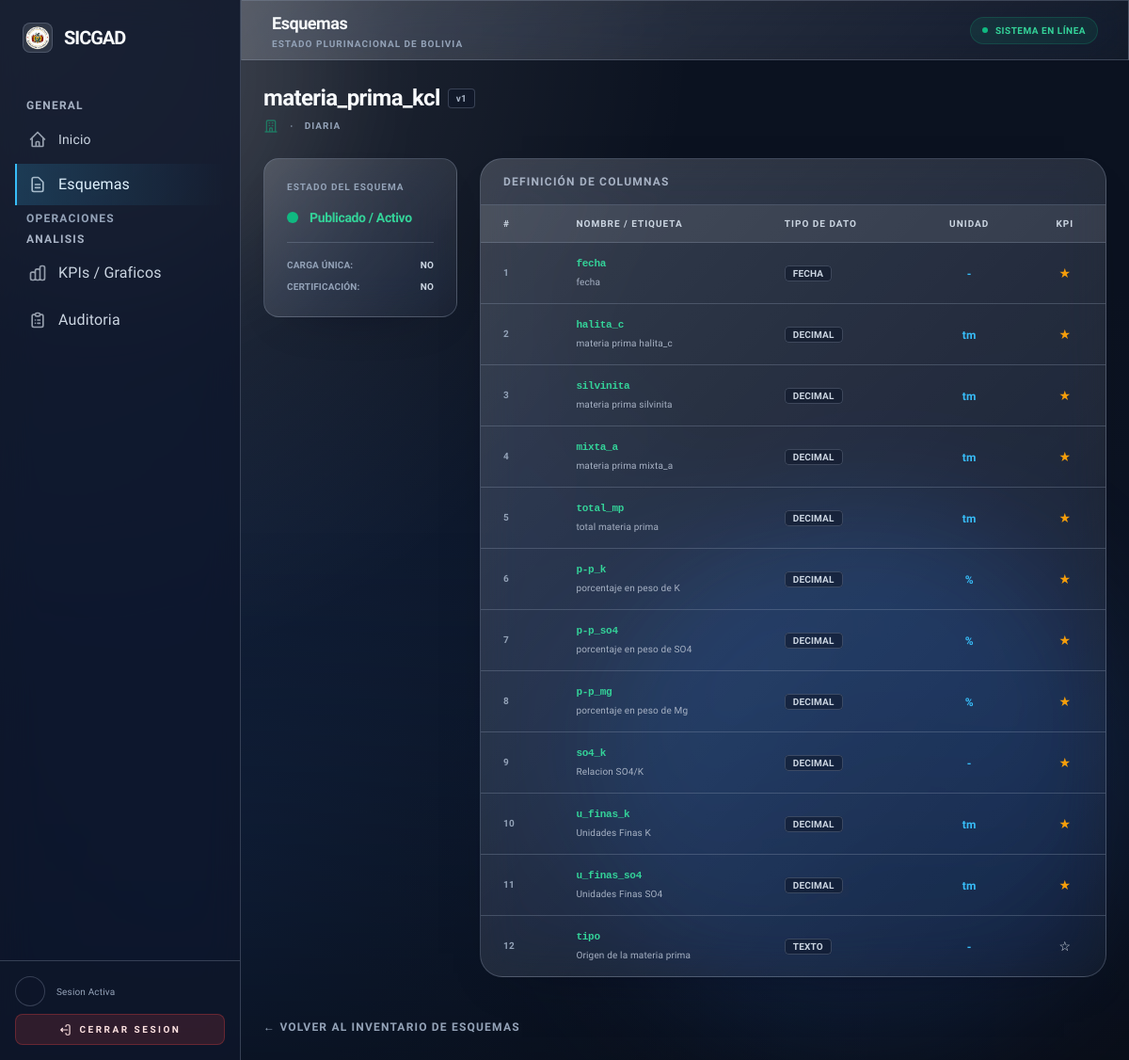
Page /schemas/kcl-materia_prima_kcl-v1/ on the committed database.
### schemas/models.py (models this page shows, shortened)
class DatasetType(models.Model):
    DAILY = "DAILY"
    WEEKLY = "WEEKLY"
    MONTHLY = "MONTHLY"
    FLEXIBLE = "FLEXIBLE"
    VALIDATION_FREQUENCY_CHOICES = [
        (DAILY, "Diaria"),
        (WEEKLY, "Semanal"),
        (MONTHLY, "Mensual"),
        (FLEXIBLE, "No definida (proyecciones)"),
    ]
    STATUS_DRAFT = "DRAFT"
    STATUS_PENDING = "PENDING"
    STATUS_APPROVED = "APPROVED"
    STATUS_REJECTED = "REJECTED"
    STATUS_CHOICES = [
        (STATUS_DRAFT, "Borrador"),
        (STATUS_PENDING, "Pendiente aprobación"),
        (STATUS_APPROVED, "Aprobado"),
        (STATUS_REJECTED, "Rechazado"),
    ]
    entity = models.ForeignKey(
        Entity,
        on_delete=models.CASCADE,
        related_name="dataset_types",
    )
    source_dataset = models.ForeignKey(
        "self",
        on_delete=models.SET_NULL,
        null=True,
        blank=True,
        related_name="derived_certifications",
        help_text="Dataset base diario utilizado para consolidaciones de certificación.",
    )
    name = models.CharField(
        max_length=255,
        help_text="Nombre del dataset, por ejemplo 'Producción diaria PICP'.",
    )
    version = models.PositiveIntegerField(default=1)
    validation_frequency = models.CharField(
        max_length=20,
        choices=VALIDATION_FREQUENCY_CHOICES,
        default=DAILY,
        help_text="Define si este dataset se valida a diario, semanal o como consolidado mensual.",
    )
    is_certification = models.BooleanField(
        default=False,
        help_text="Indica si este esquema es para certificación mensual creada por Administración.",
    )
    is_active = models.BooleanField(
        default=True,
        help_text="Solo un esquema por familia (planta/proyecto + nombre) deberia estar activo a la vez.",
    )
    is_one_time = models.BooleanField(
        default=False,
        help_text="Si esta activo, este esquema solo puede cargarse una vez.",
    )
    status = models.CharField(
        max_length=20,
        choices=STATUS_CHOICES,
        default=STATUS_DRAFT,
        help_text="Estado de aprobación del esquema.",
    )
    status_comment = models.TextField(
        blank=True,
        help_text="Comentario de la última decisión de aprobación/rechazo.",
    )
    created_at = models.DateTimeField(auto_now_add=True)
    updated_at = models.DateTimeField(auto_now=True)
    last_consolidated_period = models.DateField(
        null=True,
        blank=True,
        help_text="Último periodo (último día del mes) consolidado automáticamente para certificación.",
    )
    class Meta:
        ordering = ["entity__name", "name", "-version"]
        constraints = [
            models.UniqueConstraint(
                fields=["entity", "name", "version"],
                name="uniq_datasettype_entity_name_version",
            ),
        ]
    slug = models.SlugField(
        max_length=255,
        unique=True,
        blank=True,
        help_text="Slug legible para URLs, basado en planta, nombre y versión.",
    )

class ColumnDef(models.Model):
    DATA_TYPE_CHOICES = [
        ("INTEGER", "Entero"),
        ("FLOAT", "Decimal"),
        ("STRING", "Texto"),
        ("DATE", "Fecha"),
        ("BOOLEAN", "Booleano"),
        ("CHOICE", "Categórico"),
    ]
    AXIS_ROLE_CHOICES = [
        ("NONE", "Ninguno"),
        ("X", "Eje X"),
        ("Y", "Eje Y"),
        ("SERIES", "Serie"),
        ("FILTER", "Filtro"),
    ]
    DEFAULT_AGG_CHOICES = [
        ("SUM", "Suma"),
        ("AVG", "Promedio"),
        ("MAX", "Máximo"),
        ("MIN", "Mínimo"),
        ("COUNT", "Conteo"),
        ("NONE", "Sin agregación"),
    ]
    dataset_type = models.ForeignKey(
        DatasetType,
        on_delete=models.CASCADE,
        related_name="columns",
    )
    name = models.CharField(
        max_length=100,
        help_text="Nombre interno del campo (sin espacios). También se usa como encabezado en plantillas y archivos.",
    )
    label = models.CharField(
        max_length=255,
        help_text="Descripción legible para usuarios (explica qué es la columna y qué datos espera).",
    )
    data_type = models.CharField(
        max_length=20,
        choices=DATA_TYPE_CHOICES,
        default="FLOAT",
    )
    required = models.BooleanField(default=False)
    min_value = models.FloatField(null=True, blank=True)
    max_value = models.FloatField(null=True, blank=True)
    regex = models.CharField(
        max_length=255,
        blank=True,
        help_text="Expresión regular opcional para validar texto.",
    )
    choices_raw = models.TextField(
        blank=True,
        help_text="Lista de opciones para campos categóricos, una por línea.",
    )
    unit = models.CharField(
        max_length=50,
        blank=True,
        help_text="Unidad para KPIs y gráficos (t/día, m3, kWh, %...).",
    )
    axis_role = models.CharField(
        max_length=10,
        choices=AXIS_ROLE_CHOICES,
        default="NONE",
        help_text="Rol principal en gráficos (eje X, Y, serie o filtro).",
    )
    default_agg = models.CharField(
        max_length=10,
        choices=DEFAULT_AGG_CHOICES,
        default="SUM",
        help_text="Tipo de agregación por defecto para KPIs.",
    )
    is_primary_kpi = models.BooleanField(
        default=False,
        help_text="Indica si el campo es un KPI principal que debería aparecer por defecto.",
    )
    display_order = models.PositiveIntegerField(
        default=0,
        help_text="Orden sugerido para mostrar en tablas y formularios.",
    )
    is_active = models.BooleanField(
        default=True,
        help_text="Permite desactivar una columna sin borrar el historial.",
    )
    created_at = models.DateTimeField(auto_now_add=True)
    updated_at = models.DateTimeField(auto_now=True)
    class Meta:
        ordering = ["dataset_type", "display_order", "name"]
        unique_together = ("dataset_type", "name")

### schemas/views.py (the view)
# urls.py: path("<slug:slug>/", views.schema_detail, name="schema_detail"),
def schema_detail(request, slug):
    dataset = _get_dataset_by_slug_or_pk(slug)
    columns = dataset.columns.order_by("display_order", "name")
    user = request.user
    is_admin = _is_admin_user(user)
    can_edit_schemas = False
    if user.is_authenticated and not is_admin:
        is_loader = Membership.objects.filter(user=user, role="LOADER", is_active=True).exists()
        if is_loader:
            can_edit_schemas = True
    return render(
        request,
        "schemas/schema_detail.html",
        {
            "dataset": dataset,
            "columns": columns,
            "can_edit_schemas": can_edit_schemas,
            "is_admin": is_admin,
        },
    )

### templates/schemas/schema_detail.html (shortened to what this page needs)
{% extends "base.html" %}
{% block content %}
<div class="space-y-6 fade-in">
    <div class="flex flex-col md:flex-row md:items-center justify-between gap-4 mb-2">
        <div>
            <div class="flex items-center gap-2 mb-1">
                <h2 class="text-2xl font-header font-bold text-white tracking-tight">{{ dataset.name }}</h2>
                <span class="px-2 py-0.5 rounded bg-slate-800 text-[10px] font-black text-slate-400 border border-white/5">v{{ dataset.version }}</span>
            </div>
            <p class="text-slate-500 text-sm flex items-center gap-2">
                <svg class="w-4 h-4 text-emerald-500/50" fill="none" stroke="currentColor" viewBox="0 0 24 24"><path stroke-linecap="round" stroke-linejoin="round" stroke-width="2" d="M19 21V5a2 2 0 00-2-2H7a2 2 0 00-2 2v16m14 0h2m-2 0h-5m-9 0H3m2 0h5M9 7h1m-1 4h1m4-4h1m-1 4h1m-5 10v-5a1 1 0 011-1h2a1 1 0 011 1v5m-4 0h4"></path></svg>
                <span class="mx-1">·</span>
                <span class="uppercase tracking-widest text-[10px] font-bold">{{ dataset.get_validation_frequency_display }}</span>
            </p>
        </div>
    </div>
    <div class="grid lg:grid-cols-4 gap-6">
        <div class="lg:col-span-1 space-y-4">
            <div class="glass-card rounded-2xl p-6 border-white/5 space-y-4">
                <h3 class="text-[10px] font-black text-slate-500 uppercase tracking-widest">Estado del Esquema</h3>
                <div class="flex items-center gap-3">
                    {% if dataset.status == 'APPROVED' %}
                        <div class="w-3 h-3 rounded-full bg-emerald-500 glow-emerald"></div>
                        <span class="text-sm font-bold text-emerald-400 tracking-tight">Publicado / Activo</span>
                    {% elif dataset.status == 'PENDING' %}
                        <div class="w-3 h-3 rounded-full bg-amber-500 glow-amber"></div>
                        <span class="text-sm font-bold text-amber-500 tracking-tight">Pendiente de Aprobación</span>
                    {% else %}
                        <div class="w-3 h-3 rounded-full bg-slate-600"></div>
                        <span class="text-sm font-bold text-slate-400 tracking-tight">Borrador / Edición</span>
                    {% endif %}
                </div>
                <div class="pt-4 border-t border-white/5 space-y-2">
                    <div class="flex justify-between text-[10px] uppercase font-bold text-slate-500">
                        <span>Carga Única:</span>
                        <span class="text-slate-300">{% if dataset.is_one_time %}SÍ{% else %}NO{% endif %}</span>
                    </div>
                    <div class="flex justify-between text-[10px] uppercase font-bold text-slate-500">
                        <span>Certificación:</span>
                        <span class="text-slate-300">{% if dataset.is_certification %}SÍ{% else %}NO{% endif %}</span>
                    </div>
                </div>
            </div>
        </div>
        <div class="lg:col-span-3">
            <div class="glass-card rounded-3xl overflow-hidden border-white/5">
                <div class="px-6 py-4 border-b border-white/5">
                    <h3 class="text-xs font-bold text-slate-400 uppercase tracking-widest">Definición de Columnas</h3>
                </div>
                <div class="overflow-x-auto">
                    <table class="w-full text-left border-collapse">
                        <thead>
                            <tr class="bg-white/[0.02] text-[10px] font-black text-slate-600 uppercase tracking-widest">
                                <th class="px-6 py-3">#</th>
                                <th class="px-6 py-3">Nombre / Etiqueta</th>
                                <th class="px-6 py-3">Tipo de Dato</th>
                                <th class="px-6 py-3 text-center">Unidad</th>
                                <th class="px-6 py-3 text-center">KPI</th>
                            </tr>
                        </thead>
                        <tbody class="text-sm">
                            {% for col in columns %}
                            <tr class="border-t border-white/5 hover:bg-white/[0.01] transition-colors group">
                                <td class="px-6 py-3 text-[10px] font-bold text-slate-500">{{ col.display_order }}</td>
                                <td class="px-6 py-3">
                                    <div class="flex flex-col">
                                        <span class="font-mono text-[11px] text-emerald-400 font-bold tracking-tight">{{ col.name }}</span>
                                        <span class="text-slate-400 text-[10px] font-medium">{{ col.label }}</span>
                                    </div>
                                </td>
                                <td class="px-6 py-3">
                                    <span class="text-[10px] font-bold text-slate-300 uppercase px-2 py-0.5 rounded bg-slate-800 border border-white/5">{{ col.get_data_type_display }}</span>
                                </td>
                                <td class="px-6 py-3 text-center">
                                    <span class="text-xs font-bold text-sky-400">{{ col.unit|default:"-" }}</span>
                                </td>
                                <td class="px-6 py-3 text-center">
                                    {% if col.is_primary_kpi %}
                                        <span class="text-amber-500">★</span>
                                    {% else %}
                                        <span class="text-slate-700">☆</span>
                                    {% endif %}
                                </td>
                            </tr>
                            {% empty %}
                            <tr>
                                <td colspan="5" class="px-6 py-12 text-center italic text-slate-600">Este esquema aún no tiene columnas definidas.</td>
                            </tr>
                            {% endfor %}
                        </tbody>
                    </table>
                </div>
            </div>
        </div>
    </div>
    <div class="pt-4">
        <a href="{% url 'schemas:schema_list' %}" class="text-xs font-bold text-slate-500 hover:text-emerald-400 uppercase tracking-widest transition-colors">
            ← Volver al inventario de esquemas
        </a>
    </div>
</div>
{% endblock %}

### rows in the picture
DatasetType: name "materia_prima_kcl", version "1", validation_frequency "DIARIA"
ColumnDef: display_order "1", name "fecha", label "fecha", data_type "FECHA", unit "-"
ColumnDef: display_order "2", name "halita_c", label "materia prima halita_c", data_type "DECIMAL", unit "tm"
ColumnDef: display_order "3", name "silvinita", label "materia prima silvinita", data_type "DECIMAL", unit "tm"
ColumnDef: display_order "4", name "mixta_a", label "materia prima mixta_a", data_type "DECIMAL", unit "tm"
ColumnDef: display_order "5", name "total_mp", label "total materia prima", data_type "DECIMAL", unit "tm"
ColumnDef: display_order "6", name "p-p_k", label "porcentaje en peso de K", data_type "DECIMAL", unit "%"
ColumnDef: display_order "7", name "p-p_so4", label "porcentaje en peso de SO4", data_type "DECIMAL", unit "%"
ColumnDef: display_order "8", name "p-p_mg", label "porcentaje en peso de Mg", data_type "DECIMAL", unit "%"
ColumnDef: display_order "9", name "so4_k", label "Relacion SO4/K", data_type "DECIMAL", unit "-"
ColumnDef: display_order "10", name "u_finas_k", label "Unidades Finas K", data_type "DECIMAL", unit "tm"
ColumnDef: display_order "11", name "u_finas_so4", label "Unidades Finas SO4", data_type "DECIMAL", unit "tm"
ColumnDef: display_order "12", name "tipo", label "Origen de la materia prima", data_type "TEXTO", unit "-"

### other values in the picture
{{ current_section|default:"Inicio" }} "Esquemas"
